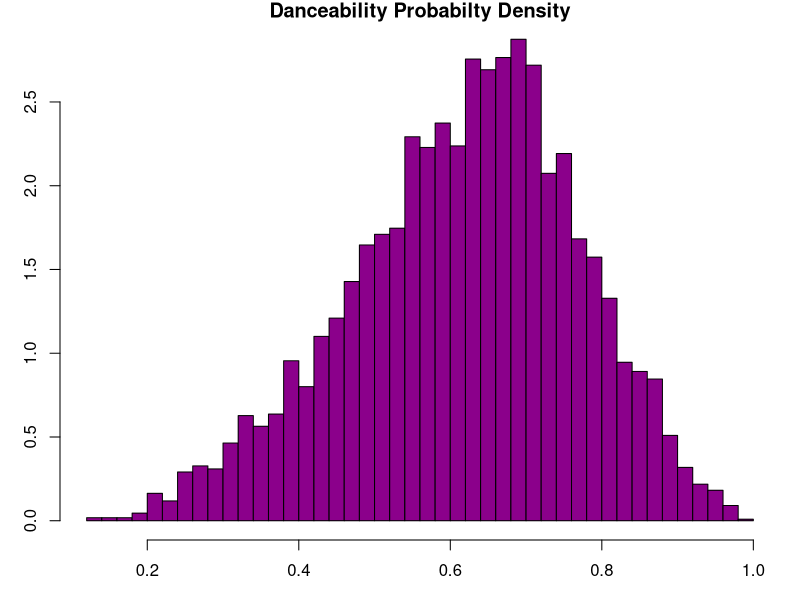

R code for this plot:
#Kodi Obika
#Eryk Pecyna
#Additional Point 22 - Team consists of two members

#This code is for getting Spotify's data Billboard Top 100s from 1960-2015 and writing the relevant
#data to a csv, run it once then never again

#library(billboard)
#dirty <- spotify_track_data
#tracks <- data.frame(year = dirty$year, explicit = dirty$explicit, danceability = dirty$danceability,
#                     energy = dirty$energy, key = dirty$key, loudness = dirty$loudness,
#                     mode = dirty$mode, speechiness = dirty$speechiness, acousticness = dirty$acousticness,
#                     instrumentalness = dirty$instrumentalness, liveness = dirty$liveness,
#                     valence = dirty$valence, tempo = dirty$tempo, duration_ms = dirty$duration_ms,
#                     time_signature = dirty$time_signature)
#
#write.csv(tracks, "TrackData.csv")
#
#data <- read.csv("TrackData.csv")
#
#N <- length(data$danceability)
#Position <- numeric(N)
#for(i in 1:N) {
#  diff <- which(data$year == data$year[i])[1] - 1
#  Position[i] <- data$X[i]-diff
#}
#
#tracks <- cbind(Position, tracks)
#
#write.csv(tracks, "TrackData.csv")


#Additional Point 1 - lots of columns baby
#Additional Point 2 - The data set is large enough that we can use it as a population to
#                     draw samples from
data <- read.csv("TrackData.csv")

par(mar=c(3,3,1,1))

hist(data$danceability,
     breaks="FD", 
     freq=FALSE,
     col="darkmagenta",
     xlab = "Danceability",
     main = "Danceability Probabilty Density")

for(i in 1960:2015) print(sum(data$year== i))
